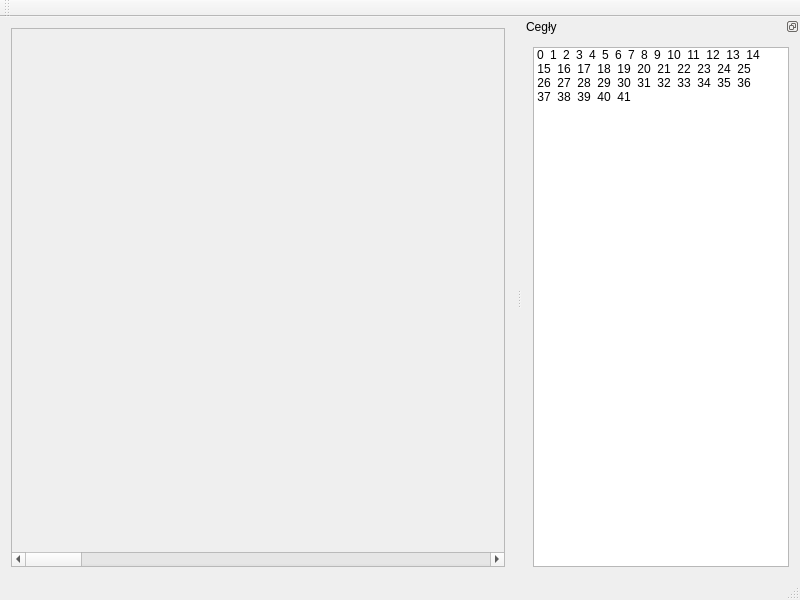
<?xml version="1.0" encoding="UTF-8"?>
<ui version="4.0">
 <class>MainWindow</class>
 <widget class="QMainWindow" name="MainWindow">
  <property name="geometry">
   <rect>
    <x>0</x>
    <y>0</y>
    <width>800</width>
    <height>600</height>
   </rect>
  </property>
  <property name="windowTitle">
   <string>Astro Rush- level creator v0.0</string>
  </property>
  <property name="windowIcon">
   <iconset resource="resources.qrc">
    <normaloff>:/img/icon.png</normaloff>:/img/icon.png</iconset>
  </property>
  <property name="styleSheet">
   <string notr="true"/>
  </property>
  <property name="iconSize">
   <size>
    <width>50</width>
    <height>50</height>
   </size>
  </property>
  <widget class="QWidget" name="centralWidget">
   <layout class="QGridLayout" name="gridLayout_3">
    <item row="0" column="0">
     <widget class="QScrollArea" name="scrollArea">
      <property name="styleSheet">
       <string notr="true"/>
      </property>
      <property name="widgetResizable">
       <bool>true</bool>
      </property>
      <widget class="QWidget" name="scrollAreaWidgetContents">
       <property name="geometry">
        <rect>
         <x>0</x>
         <y>0</y>
         <width>524305</width>
         <height>530</height>
        </rect>
       </property>
       <layout class="QGridLayout" name="gridLayout_4">
        <item row="0" column="0">
         <widget class="Renderer" name="widget" native="true">
          <property name="minimumSize">
           <size>
            <width>900000</width>
            <height>0</height>
           </size>
          </property>
          <property name="maximumSize">
           <size>
            <width>900000</width>
            <height>760</height>
           </size>
          </property>
         </widget>
        </item>
       </layout>
      </widget>
     </widget>
    </item>
   </layout>
  </widget>
  <widget class="QToolBar" name="mainToolBar">
   <property name="iconSize">
    <size>
     <width>30</width>
     <height>30</height>
    </size>
   </property>
   <attribute name="toolBarArea">
    <enum>TopToolBarArea</enum>
   </attribute>
   <attribute name="toolBarBreak">
    <bool>false</bool>
   </attribute>
  </widget>
  <widget class="QStatusBar" name="statusBar"/>
  <widget class="QDockWidget" name="dockWidget_2">
   <property name="whatsThis">
    <string>Wybierz rodzaj terenu</string>
   </property>
   <property name="features">
    <set>QDockWidget::DockWidgetFloatable|QDockWidget::DockWidgetMovable</set>
   </property>
   <property name="windowTitle">
    <string>Cegły</string>
   </property>
   <attribute name="dockWidgetArea">
    <number>2</number>
   </attribute>
   <widget class="QWidget" name="dockWidgetContents_2">
    <layout class="QGridLayout" name="gridLayout_2">
     <item row="0" column="0">
      <widget class="QListWidget" name="listWidget_2">
       <property name="iconSize">
        <size>
         <width>60</width>
         <height>60</height>
        </size>
       </property>
       <property name="viewMode">
        <enum>QListView::IconMode</enum>
       </property>
       <item>
        <property name="text">
         <string>0</string>
        </property>
        <property name="icon">
         <iconset resource="resources.qrc">
          <normaloff>:/img/m1.png</normaloff>:/img/m1.png</iconset>
        </property>
       </item>
       <item>
        <property name="text">
         <string>1</string>
        </property>
        <property name="icon">
         <iconset resource="resources.qrc">
          <normaloff>:/img/m2.png</normaloff>:/img/m2.png</iconset>
        </property>
       </item>
       <item>
        <property name="text">
         <string>2</string>
        </property>
        <property name="icon">
         <iconset resource="resources.qrc">
          <normaloff>:/img/m3.png</normaloff>:/img/m3.png</iconset>
        </property>
       </item>
       <item>
        <property name="text">
         <string>3</string>
        </property>
        <property name="icon">
         <iconset resource="resources.qrc">
          <normaloff>:/img/m4.png</normaloff>:/img/m4.png</iconset>
        </property>
       </item>
       <item>
        <property name="text">
         <string>4</string>
        </property>
        <property name="icon">
         <iconset resource="resources.qrc">
          <normaloff>:/img/m5.png</normaloff>:/img/m5.png</iconset>
        </property>
       </item>
       <item>
        <property name="text">
         <string>5</string>
        </property>
        <property name="icon">
         <iconset resource="resources.qrc">
          <normaloff>:/img/m6.png</normaloff>:/img/m6.png</iconset>
        </property>
       </item>
       <item>
        <property name="text">
         <string>6</string>
        </property>
        <property name="icon">
         <iconset resource="resources.qrc">
          <normaloff>:/img/m7.png</normaloff>:/img/m7.png</iconset>
        </property>
       </item>
       <item>
        <property name="text">
         <string>7</string>
        </property>
        <property name="icon">
         <iconset resource="resources.qrc">
          <normaloff>:/img/m8.png</normaloff>:/img/m8.png</iconset>
        </property>
       </item>
       <item>
        <property name="text">
         <string>8</string>
        </property>
        <property name="icon">
         <iconset resource="resources.qrc">
          <normaloff>:/img/m9.png</normaloff>:/img/m9.png</iconset>
        </property>
       </item>
       <item>
        <property name="text">
         <string>9</string>
        </property>
        <property name="icon">
         <iconset resource="resources.qrc">
          <normaloff>:/img/m10.png</normaloff>:/img/m10.png</iconset>
        </property>
       </item>
       <item>
        <property name="text">
         <string>10</string>
        </property>
        <property name="icon">
         <iconset resource="resources.qrc">
          <normaloff>:/img/m11.png</normaloff>:/img/m11.png</iconset>
        </property>
       </item>
       <item>
        <property name="text">
         <string>11</string>
        </property>
        <property name="icon">
         <iconset resource="resources.qrc">
          <normaloff>:/img/m12.png</normaloff>:/img/m12.png</iconset>
        </property>
       </item>
       <item>
        <property name="text">
         <string>12</string>
        </property>
        <property name="icon">
         <iconset resource="resources.qrc">
          <normaloff>:/img/m13.png</normaloff>:/img/m13.png</iconset>
        </property>
       </item>
       <item>
        <property name="text">
         <string>13</string>
        </property>
        <property name="icon">
         <iconset resource="resources.qrc">
          <normaloff>:/img/m14.png</normaloff>:/img/m14.png</iconset>
        </property>
       </item>
       <item>
        <property name="text">
         <string>14</string>
        </property>
        <property name="icon">
         <iconset resource="resources.qrc">
          <normaloff>:/img/m15.png</normaloff>:/img/m15.png</iconset>
        </property>
       </item>
       <item>
        <property name="text">
         <string>15</string>
        </property>
        <property name="icon">
         <iconset resource="resources.qrc">
          <normaloff>:/img/m16.png</normaloff>:/img/m16.png</iconset>
        </property>
       </item>
       <item>
        <property name="text">
         <string>16</string>
        </property>
        <property name="icon">
         <iconset resource="resources.qrc">
          <normaloff>:/img/m17.png</normaloff>:/img/m17.png</iconset>
        </property>
       </item>
       <item>
        <property name="text">
         <string>17</string>
        </property>
        <property name="icon">
         <iconset resource="resources.qrc">
          <normaloff>:/img/m18.png</normaloff>:/img/m18.png</iconset>
        </property>
       </item>
       <item>
        <property name="text">
         <string>18</string>
        </property>
        <property name="icon">
         <iconset resource="resources.qrc">
          <normaloff>:/img/m19.png</normaloff>:/img/m19.png</iconset>
        </property>
       </item>
       <item>
        <property name="text">
         <string>19</string>
        </property>
        <property name="icon">
         <iconset resource="resources.qrc">
          <normaloff>:/img/m20.png</normaloff>:/img/m20.png</iconset>
        </property>
       </item>
       <item>
        <property name="text">
         <string>20</string>
        </property>
        <property name="icon">
         <iconset resource="resources.qrc">
          <normaloff>:/img/m21.png</normaloff>:/img/m21.png</iconset>
        </property>
       </item>
       <item>
        <property name="text">
         <string>21</string>
        </property>
        <property name="icon">
         <iconset resource="resources.qrc">
          <normaloff>:/img/g.png</normaloff>:/img/g.png</iconset>
        </property>
       </item>
       <item>
        <property name="text">
         <string>22</string>
        </property>
        <property name="icon">
         <iconset resource="resources.qrc">
          <normaloff>:/img/g1.png</normaloff>:/img/g1.png</iconset>
        </property>
       </item>
       <item>
        <property name="text">
         <string>23</string>
        </property>
        <property name="icon">
         <iconset resource="resources.qrc">
          <normaloff>:/img/g2.png</normaloff>:/img/g2.png</iconset>
        </property>
       </item>
       <item>
        <property name="text">
         <string>24</string>
        </property>
        <property name="icon">
         <iconset resource="resources.qrc">
          <normaloff>:/img/g3.png</normaloff>:/img/g3.png</iconset>
        </property>
       </item>
       <item>
        <property name="text">
         <string>25</string>
        </property>
        <property name="icon">
         <iconset resource="resources.qrc">
          <normaloff>:/img/g4.png</normaloff>:/img/g4.png</iconset>
        </property>
       </item>
       <item>
        <property name="text">
         <string>26</string>
        </property>
        <property name="icon">
         <iconset resource="resources.qrc">
          <normaloff>:/img/g5.png</normaloff>:/img/g5.png</iconset>
        </property>
       </item>
       <item>
        <property name="text">
         <string>27</string>
        </property>
        <property name="icon">
         <iconset resource="resources.qrc">
          <normaloff>:/img/g6.png</normaloff>:/img/g6.png</iconset>
        </property>
       </item>
       <item>
        <property name="text">
         <string>28</string>
        </property>
        <property name="icon">
         <iconset resource="resources.qrc">
          <normaloff>:/img/g7.png</normaloff>:/img/g7.png</iconset>
        </property>
       </item>
       <item>
        <property name="text">
         <string>29</string>
        </property>
        <property name="icon">
         <iconset resource="resources.qrc">
          <normaloff>:/img/g8.png</normaloff>:/img/g8.png</iconset>
        </property>
       </item>
       <item>
        <property name="text">
         <string>30</string>
        </property>
        <property name="icon">
         <iconset resource="resources.qrc">
          <normaloff>:/img/g9.png</normaloff>:/img/g9.png</iconset>
        </property>
       </item>
       <item>
        <property name="text">
         <string>31</string>
        </property>
        <property name="icon">
         <iconset resource="resources.qrc">
          <normaloff>:/img/g10.png</normaloff>:/img/g10.png</iconset>
        </property>
       </item>
       <item>
        <property name="text">
         <string>32</string>
        </property>
        <property name="icon">
         <iconset resource="resources.qrc">
          <normaloff>:/img/g11.png</normaloff>:/img/g11.png</iconset>
        </property>
       </item>
       <item>
        <property name="text">
         <string>33</string>
        </property>
        <property name="icon">
         <iconset resource="resources.qrc">
          <normaloff>:/img/g12.png</normaloff>:/img/g12.png</iconset>
        </property>
       </item>
       <item>
        <property name="text">
         <string>34</string>
        </property>
        <property name="icon">
         <iconset resource="resources.qrc">
          <normaloff>:/img/g13.png</normaloff>:/img/g13.png</iconset>
        </property>
       </item>
       <item>
        <property name="text">
         <string>35</string>
        </property>
        <property name="icon">
         <iconset resource="resources.qrc">
          <normaloff>:/img/g14.png</normaloff>:/img/g14.png</iconset>
        </property>
       </item>
       <item>
        <property name="text">
         <string>36</string>
        </property>
        <property name="icon">
         <iconset resource="resources.qrc">
          <normaloff>:/img/g15.png</normaloff>:/img/g15.png</iconset>
        </property>
       </item>
       <item>
        <property name="text">
         <string>37</string>
        </property>
        <property name="icon">
         <iconset resource="resources.qrc">
          <normaloff>:/img/s1.png</normaloff>:/img/s1.png</iconset>
        </property>
       </item>
       <item>
        <property name="text">
         <string>38</string>
        </property>
        <property name="icon">
         <iconset resource="resources.qrc">
          <normaloff>:/img/s2.png</normaloff>:/img/s2.png</iconset>
        </property>
       </item>
       <item>
        <property name="text">
         <string>39</string>
        </property>
        <property name="icon">
         <iconset resource="resources.qrc">
          <normaloff>:/img/platform1.png</normaloff>:/img/platform1.png</iconset>
        </property>
       </item>
       <item>
        <property name="text">
         <string>40</string>
        </property>
        <property name="icon">
         <iconset resource="resources.qrc">
          <normaloff>:/img/skull.png</normaloff>:/img/skull.png</iconset>
        </property>
       </item>
       <item>
        <property name="text">
         <string>41</string>
        </property>
        <property name="icon">
         <iconset resource="resources.qrc">
          <normaloff>:/img/injection.png</normaloff>:/img/injection.png</iconset>
        </property>
       </item>
      </widget>
     </item>
    </layout>
   </widget>
  </widget>
 </widget>
 <layoutdefault spacing="6" margin="11"/>
 <customwidgets>
  <customwidget>
   <class>Renderer</class>
   <extends>QWidget</extends>
   <header>renderer.hpp</header>
   <container>1</container>
  </customwidget>
 </customwidgets>
 <resources>
  <include location="resources.qrc"/>
 </resources>
 <connections/>
</ui>
